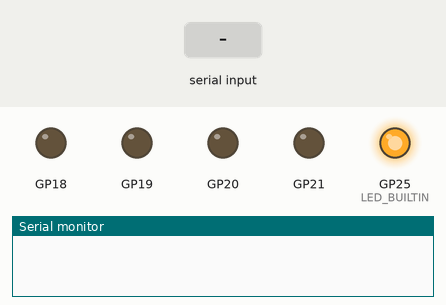
The program below on a simulated Raspberry Pi Pico. Shown: output pins drawn as LEDs (lit = HIGH), the last lines printed to the serial monitor. The inputs (shaded band) are chosen by the test bench.

Above: at 0.49 s.
At 1.8 s:
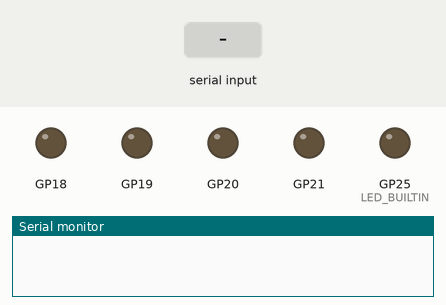
1.9 s: "90 45\n" received over Serial
At 3.2 s:
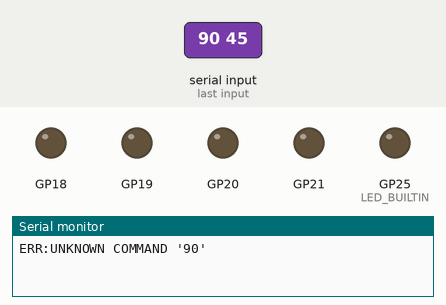
Timing chart, 0 to 4.9 s (numbered marks = the images above; inputs shaded):
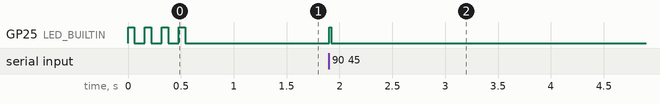

Measured:
- after the input at 1.9 s, GP25 (LED_BUILTIN): LOW → HIGH at once, → LOW 0.02 s later

The program:

main.cpp
```cpp
#include <Arduino.h>
#include <Stepper.h>
#include <ULN2003Stepper.h>

#ifndef LED_BUILTIN
#define LED_BUILTIN 25
#endif

ULN2003Stepper driver1({18, 19, 20, 21}, 4096);

class SchafkopfSerialApp {
public:
  void begin(uint32_t baud = 115200) {
    pinMode(LED_BUILTIN, OUTPUT);
    digitalWrite(LED_BUILTIN, LOW);

    Serial.begin(baud);

    waitForHost(1500);

    // Startup indication
    for(int i=0;i<4;i++) blink(60,100);
  }

  void loop() {
    pollSerial();
  }

private:
  String inputBuffer;

  struct CommandHandler {
    const char* name;
    void (SchafkopfSerialApp::*fn)(const String &args);
  };
  static const CommandHandler commandTable[]; // defined after class

  void waitForHost(unsigned long timeoutMs){
    unsigned long start = millis();
    while(!Serial && (millis()-start) < timeoutMs) { /* wait */ }
  }

  void blink(uint16_t onMs = 40, uint16_t offMs = 0){
    digitalWrite(LED_BUILTIN, HIGH);
    delay(onMs);
    digitalWrite(LED_BUILTIN, LOW);
    if(offMs) delay(offMs);
  }

  void pollSerial(){
    while(Serial.available()){
      char c = Serial.read();
      if(c=='\r') continue;
      if(c=='\n') {
        processLine(inputBuffer);
        inputBuffer = "";
      } else if (inputBuffer.length() < 200) {
        inputBuffer += c;
      }
    }
  }

  void processLine(const String &raw){
    String line = raw;
    line.trim();

    if(!line.length()) return;

    String cmdToken = firstToken(line);
    String rest = remainingAfterFirst(line);

    cmdToken.toUpperCase();
    dispatchCommand(cmdToken, rest);
  }

  static String firstToken(const String &line){
    int sp = line.indexOf(' ');
    return (sp==-1)? line : line.substring(0, sp);
  }

  static String remainingAfterFirst(const String &line){
    int sp = line.indexOf(' ');
    if (sp==-1) return String("");
    String r = line.substring(sp+1);
    r.trim();
    return r;
  }

  void dispatchCommand(const String &uppercaseToken, const String &args){
    for(size_t i=0; commandTable[i].name != nullptr; ++i){
      if(uppercaseToken.equals(commandTable[i].name)){
        (this->*commandTable[i].fn)(args);
        return;
      }
    }
    Serial.print(F("ERR:UNKNOWN COMMAND '")); Serial.print(uppercaseToken); Serial.println("'");
    blink(20);
  }

  // ---- COMMANDS ----
  void cmdHealthcheck(const String &){
    Serial.println(F("OK"));
    blink();
  }

  void cmdStep(const String &args){
    double steps = -1; int dir = -1;
    if(parseStepArgs(args, steps, dir)) {
      Serial.print(F("STEP: moving ")); Serial.print(steps); Serial.print(F(" dir=")); Serial.println(dir);
      driver1.step_rev(steps, dir!=0);
      blink(60);
    } else {
      Serial.println(F("ERR:STEP usage STEP <revs> <0|1>"));
      blink(20);
    }
  }

  void cmdSpeed(const String &args){
    int delayUs = args.toInt();
    if(delayUs > 0) {
      driver1.setStepDelay(delayUs);
      Serial.print(F("SPEED: set delay_us=")); Serial.println(delayUs);
      blink();
    } else {
      Serial.println(F("ERR:SPEED usage SPEED <positive_delay_us>"));
      blink(20);
    }
  }

  bool parseStepArgs(const String &args, double &steps, int &dir){
    int sp = args.indexOf(' ');
    if(sp == -1) return false;
    String a = args.substring(0, sp); a.trim();
    String b = args.substring(sp+1); b.trim();
    if(!a.length() || !b.length()) return false;
    steps = a.toDouble(); dir = b.toInt();
    if(steps <= 0) return false;
    if(!(dir==0 || dir==1)) return false;
    return true;
  }
};

// ---- COMMAND TABLE ----
const SchafkopfSerialApp::CommandHandler SchafkopfSerialApp::commandTable[] = {
  {"HEALTHCHECK",  &SchafkopfSerialApp::cmdHealthcheck},
  {"STEP",  &SchafkopfSerialApp::cmdStep},
  {"SPEED", &SchafkopfSerialApp::cmdSpeed},
  {nullptr, nullptr}
};

SchafkopfSerialApp app;

void setup(){ app.begin(); }
void loop(){ app.loop(); }
```
